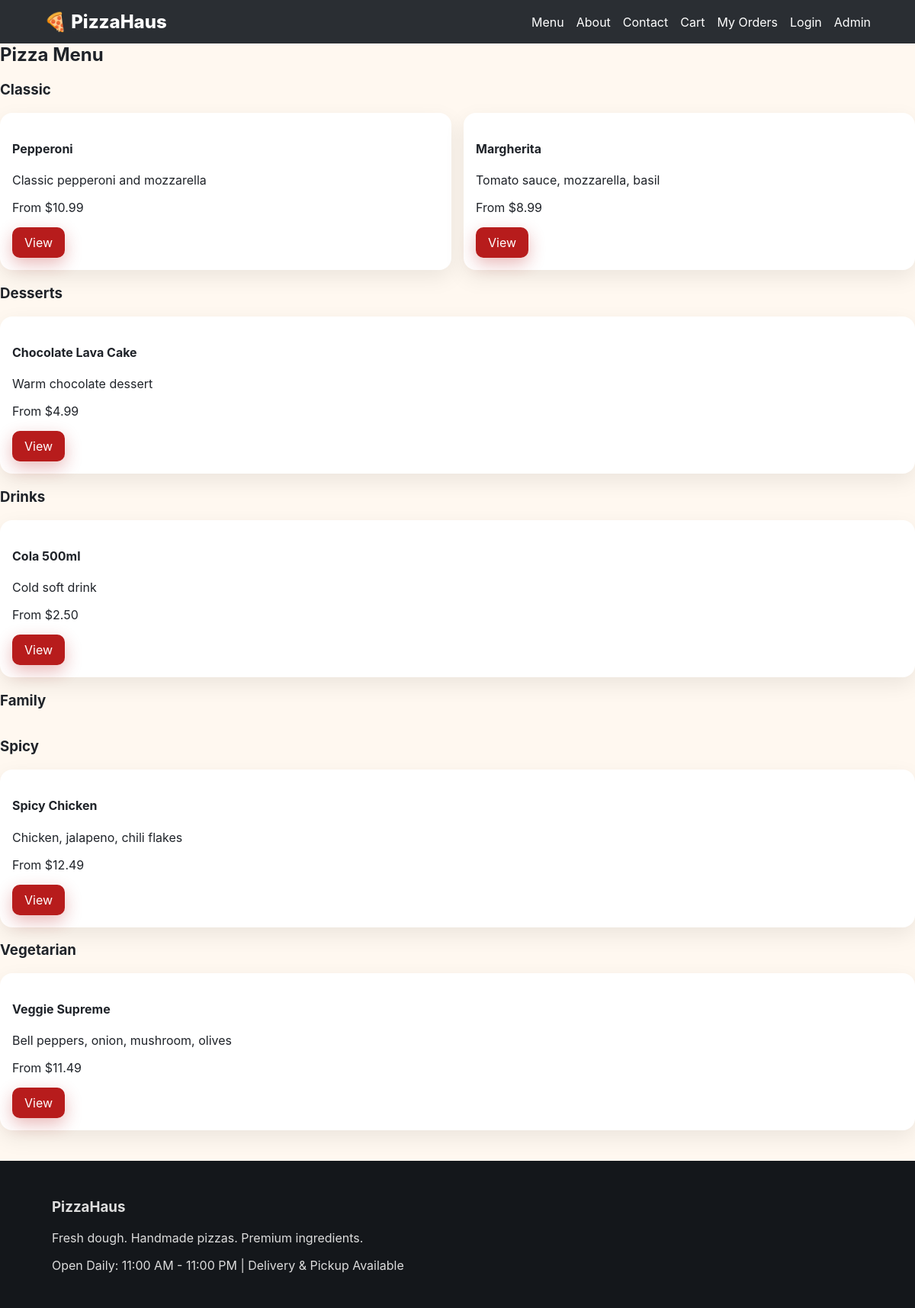
Page /menu.php on the committed database.
### tables this page shows
CREATE TABLE categories (
  id INT AUTO_INCREMENT PRIMARY KEY,
  name VARCHAR(80) NOT NULL UNIQUE,
  slug VARCHAR(80) NOT NULL UNIQUE,
  created_at TIMESTAMP DEFAULT CURRENT_TIMESTAMP
);

CREATE TABLE products (
  id INT AUTO_INCREMENT PRIMARY KEY,
  category_id INT NOT NULL,
  name VARCHAR(150) NOT NULL,
  slug VARCHAR(150) NOT NULL UNIQUE,
  description TEXT,
  base_price DECIMAL(10,2) NOT NULL DEFAULT 0,
  image_url VARCHAR(255),
  is_active TINYINT(1) NOT NULL DEFAULT 1,
  created_at TIMESTAMP DEFAULT CURRENT_TIMESTAMP,
  FOREIGN KEY (category_id) REFERENCES categories(id)
);

### config/config.php (called while the page is built, shortened)
<?php
function db(){
    static $pdo;
    if(!$pdo){
        $dsn = 'mysql:host='.DB_HOST.';dbname='.DB_NAME.';charset=utf8mb4';
        $pdo = new PDO($dsn, DB_USER, DB_PASS, [PDO::ATTR_ERRMODE => PDO::ERRMODE_EXCEPTION]);
    }
    return $pdo;
}
function e($s){ return htmlspecialchars((string)$s, ENT_QUOTES, 'UTF-8'); }
function money($n){ return '$'.number_format((float)$n,2); }
?>

### public/menu.php (the view)
<?php include '../includes/header.php';
$cats = db()->query('SELECT * FROM categories ORDER BY name')->fetchAll(PDO::FETCH_ASSOC);
$products = db()->query('SELECT p.*, c.name category FROM products p JOIN categories c ON c.id=p.category_id WHERE p.is_active=1 ORDER BY p.id DESC')->fetchAll(PDO::FETCH_ASSOC);
?>
<h2>Pizza Menu</h2>
<?php foreach($cats as $c): ?>
<h3><?=e($c['name'])?></h3><div class="grid">
<?php foreach($products as $p): if($p['category_id']!=$c['id']) continue; ?>
<div class="card"><h4><?=e($p['name'])?></h4><p><?=e($p['description'])?></p><p>From <?=money($p['base_price'])?></p><a class="btn" href="pizza.php?slug=<?=e($p['slug'])?>">View</a></div>
<?php endforeach; ?></div>
<?php endforeach; include '../includes/footer.php'; ?>

### includes/header.php
<?php require_once __DIR__.'/../config/config.php'; ?>
<!doctype html><html><head><meta charset="utf-8"><meta name="viewport" content="width=device-width, initial-scale=1"><title>PizzaHaus</title><link rel="stylesheet" href="<?=BASE_URL?>/assets/css/style.css"></head><body>
<header class="site-header"><div class="wrap nav"><a class="logo" href="<?=BASE_URL?>/index.php">🍕 PizzaHaus</a><nav>
<a href="<?=BASE_URL?>/menu.php">Menu</a><a href="<?=BASE_URL?>/about.php">About</a><a href="<?=BASE_URL?>/contact.php">Contact</a><a href="<?=BASE_URL?>/cart.php">Cart</a><a href="<?=BASE_URL?>/orders.php">My Orders</a><a href="<?=BASE_URL?>/auth/login.php">Login</a><a href="<?=BASE_URL?>/admin/login.php">Admin</a>
</nav></div></header>

### includes/footer.php
<footer class="footer"><div class="wrap"><h3>PizzaHaus</h3><p>Fresh dough. Handmade pizzas. Premium ingredients.</p><p>Open Daily: 11:00 AM - 11:00 PM | Delivery & Pickup Available</p></div></footer></body></html>

### public/assets/css/style.css (style rules this page uses)
:root { --red:#b71c1c;--char:#1f2329;--cream:#fff8f0;--accent:#ffb300;--white:#fff;--muted:#6b7280 }
* { box-sizing:border-box }
body { margin:0;font-family:Inter,Arial,sans-serif;background:var(--cream);color:var(--char) }
.site-header { position:sticky;top:0;background:rgba(31,35,41,.95);backdrop-filter:blur(6px);z-index:9;color:#fff }
.wrap { max-width:1100px;margin:auto;padding:0 18px }
.nav { display:flex;justify-content:space-between;align-items:center;padding:14px 0 }
.nav a { color:#fff;text-decoration:none;margin:0 8px }
.logo { font-weight:800;font-size:24px;color:var(--accent) }
.btn { display:inline-block;padding:10px 16px;border-radius:10px;border:0;background:var(--red);color:#fff;text-decoration:none;cursor:pointer;box-shadow:0 8px 22px rgba(183,28,28,.3) }
.grid { display:grid;grid-template-columns:repeat(auto-fit,minmax(220px,1fr));gap:16px }
.card { background:#fff;border-radius:16px;box-shadow:0 10px 28px rgba(0,0,0,.08);padding:16px }
h2 { margin-top:0 }
.footer { background:#14171b;color:#ddd;padding:30px 0;margin-top:40px }

### rows in the picture
categories: name "Classic"
products: name "Pepperoni", description "Classic pepperoni and mozzarella", base_price "$10.99"
products: name "Margherita", description "Tomato sauce, mozzarella, basil", base_price "$8.99"
categories: name "Desserts"
products: name "Chocolate Lava Cake", description "Warm chocolate dessert", base_price "$4.99"
categories: name "Drinks"
products: name "Cola 500ml", description "Cold soft drink", base_price "$2.50"
categories: name "Family"
categories: name "Spicy"
products: name "Spicy Chicken", description "Chicken, jalapeno, chili flakes", base_price "$12.49"
categories: name "Vegetarian"
products: name "Veggie Supreme", description "Bell peppers, onion, mushroom, olives", base_price "$11.49"
